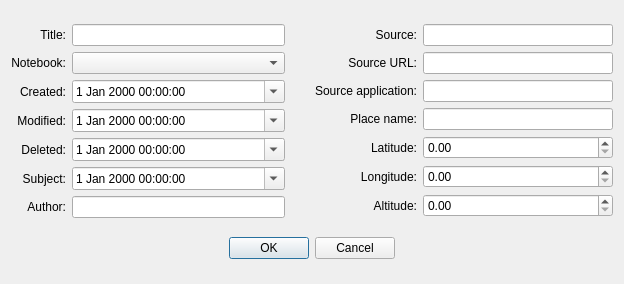
<?xml version="1.0" encoding="UTF-8"?>
<ui version="4.0">
 <class>EditNoteDialog</class>
 <widget class="QDialog" name="EditNoteDialog">
  <property name="geometry">
   <rect>
    <x>0</x>
    <y>0</y>
    <width>624</width>
    <height>284</height>
   </rect>
  </property>
  <property name="windowTitle">
   <string>Dialog</string>
  </property>
  <layout class="QGridLayout" name="gridLayout">
   <item row="0" column="1">
    <layout class="QGridLayout" name="rightGridLayout">
     <property name="leftMargin">
      <number>3</number>
     </property>
     <item row="0" column="0">
      <widget class="QLabel" name="sourceLabel">
       <property name="text">
        <string>Source:</string>
       </property>
       <property name="alignment">
        <set>Qt::AlignRight|Qt::AlignTrailing|Qt::AlignVCenter</set>
       </property>
      </widget>
     </item>
     <item row="0" column="1">
      <widget class="QLineEdit" name="sourceLineEdit">
       <property name="minimumSize">
        <size>
         <width>190</width>
         <height>0</height>
        </size>
       </property>
      </widget>
     </item>
     <item row="1" column="0">
      <widget class="QLabel" name="sourceURLLabel">
       <property name="text">
        <string>Source URL:</string>
       </property>
       <property name="alignment">
        <set>Qt::AlignRight|Qt::AlignTrailing|Qt::AlignVCenter</set>
       </property>
      </widget>
     </item>
     <item row="1" column="1">
      <widget class="QLineEdit" name="sourceURLLineEdit">
       <property name="minimumSize">
        <size>
         <width>190</width>
         <height>0</height>
        </size>
       </property>
      </widget>
     </item>
     <item row="2" column="0">
      <widget class="QLabel" name="sourceApplicationLabel">
       <property name="minimumSize">
        <size>
         <width>120</width>
         <height>0</height>
        </size>
       </property>
       <property name="text">
        <string>Source application:</string>
       </property>
       <property name="alignment">
        <set>Qt::AlignRight|Qt::AlignTrailing|Qt::AlignVCenter</set>
       </property>
      </widget>
     </item>
     <item row="2" column="1">
      <widget class="QLineEdit" name="sourceApplicationLineEdit">
       <property name="minimumSize">
        <size>
         <width>190</width>
         <height>0</height>
        </size>
       </property>
      </widget>
     </item>
     <item row="3" column="0">
      <widget class="QLabel" name="placeNameLabel">
       <property name="text">
        <string>Place name:</string>
       </property>
       <property name="alignment">
        <set>Qt::AlignRight|Qt::AlignTrailing|Qt::AlignVCenter</set>
       </property>
      </widget>
     </item>
     <item row="3" column="1">
      <widget class="QLineEdit" name="placeNameLineEdit">
       <property name="minimumSize">
        <size>
         <width>190</width>
         <height>0</height>
        </size>
       </property>
      </widget>
     </item>
     <item row="4" column="0">
      <widget class="QLabel" name="latitudeLabel">
       <property name="text">
        <string>Latitude:</string>
       </property>
       <property name="alignment">
        <set>Qt::AlignRight|Qt::AlignTrailing|Qt::AlignVCenter</set>
       </property>
      </widget>
     </item>
     <item row="4" column="1">
      <widget class="QDoubleSpinBox" name="latitudeSpinBox">
       <property name="minimumSize">
        <size>
         <width>190</width>
         <height>0</height>
        </size>
       </property>
      </widget>
     </item>
     <item row="5" column="0">
      <widget class="QLabel" name="longitudeLabel">
       <property name="text">
        <string>Longitude:</string>
       </property>
       <property name="alignment">
        <set>Qt::AlignRight|Qt::AlignTrailing|Qt::AlignVCenter</set>
       </property>
      </widget>
     </item>
     <item row="5" column="1">
      <widget class="QDoubleSpinBox" name="longitudeSpinBox">
       <property name="minimumSize">
        <size>
         <width>190</width>
         <height>0</height>
        </size>
       </property>
      </widget>
     </item>
     <item row="6" column="0">
      <widget class="QLabel" name="altitudeLabel">
       <property name="text">
        <string>Altitude:</string>
       </property>
       <property name="alignment">
        <set>Qt::AlignRight|Qt::AlignTrailing|Qt::AlignVCenter</set>
       </property>
      </widget>
     </item>
     <item row="6" column="1">
      <widget class="QDoubleSpinBox" name="altitudeSpinBox">
       <property name="minimumSize">
        <size>
         <width>190</width>
         <height>0</height>
        </size>
       </property>
      </widget>
     </item>
    </layout>
   </item>
   <item row="0" column="0">
    <layout class="QGridLayout" name="leftGridLayout">
     <property name="rightMargin">
      <number>3</number>
     </property>
     <item row="0" column="0">
      <widget class="QLabel" name="titleLabel">
       <property name="text">
        <string>Title:</string>
       </property>
       <property name="alignment">
        <set>Qt::AlignRight|Qt::AlignTrailing|Qt::AlignVCenter</set>
       </property>
      </widget>
     </item>
     <item row="0" column="1">
      <widget class="QLineEdit" name="titleLineEdit">
       <property name="minimumSize">
        <size>
         <width>190</width>
         <height>0</height>
        </size>
       </property>
      </widget>
     </item>
     <item row="1" column="0">
      <widget class="QLabel" name="notebookLabel">
       <property name="text">
        <string>Notebook:</string>
       </property>
       <property name="alignment">
        <set>Qt::AlignRight|Qt::AlignTrailing|Qt::AlignVCenter</set>
       </property>
      </widget>
     </item>
     <item row="1" column="1">
      <widget class="QComboBox" name="notebookComboBox">
       <property name="minimumSize">
        <size>
         <width>190</width>
         <height>0</height>
        </size>
       </property>
      </widget>
     </item>
     <item row="2" column="0">
      <widget class="QLabel" name="creationDateTimeLabel">
       <property name="text">
        <string>Created:</string>
       </property>
       <property name="alignment">
        <set>Qt::AlignRight|Qt::AlignTrailing|Qt::AlignVCenter</set>
       </property>
      </widget>
     </item>
     <item row="2" column="1">
      <widget class="QDateTimeEdit" name="creationDateTimeEdit">
       <property name="minimumSize">
        <size>
         <width>190</width>
         <height>0</height>
        </size>
       </property>
       <property name="calendarPopup">
        <bool>true</bool>
       </property>
      </widget>
     </item>
     <item row="3" column="0">
      <widget class="QLabel" name="modificationDateTimeLabel">
       <property name="text">
        <string>Modified:</string>
       </property>
       <property name="alignment">
        <set>Qt::AlignRight|Qt::AlignTrailing|Qt::AlignVCenter</set>
       </property>
      </widget>
     </item>
     <item row="3" column="1">
      <widget class="QDateTimeEdit" name="modificationDateTimeEdit">
       <property name="minimumSize">
        <size>
         <width>190</width>
         <height>0</height>
        </size>
       </property>
       <property name="calendarPopup">
        <bool>true</bool>
       </property>
      </widget>
     </item>
     <item row="4" column="0">
      <widget class="QLabel" name="deletionDateTimeLabel">
       <property name="text">
        <string>Deleted:</string>
       </property>
       <property name="alignment">
        <set>Qt::AlignRight|Qt::AlignTrailing|Qt::AlignVCenter</set>
       </property>
      </widget>
     </item>
     <item row="4" column="1">
      <widget class="QDateTimeEdit" name="deletionDateTimeEdit">
       <property name="minimumSize">
        <size>
         <width>190</width>
         <height>0</height>
        </size>
       </property>
       <property name="calendarPopup">
        <bool>true</bool>
       </property>
      </widget>
     </item>
     <item row="5" column="0">
      <widget class="QLabel" name="subjectDateTimeLabel">
       <property name="text">
        <string>Subject:</string>
       </property>
       <property name="alignment">
        <set>Qt::AlignRight|Qt::AlignTrailing|Qt::AlignVCenter</set>
       </property>
      </widget>
     </item>
     <item row="5" column="1">
      <widget class="QDateTimeEdit" name="subjectDateTimeEdit">
       <property name="minimumSize">
        <size>
         <width>190</width>
         <height>0</height>
        </size>
       </property>
       <property name="calendarPopup">
        <bool>true</bool>
       </property>
      </widget>
     </item>
     <item row="6" column="0">
      <widget class="QLabel" name="authorLabel">
       <property name="text">
        <string>Author:</string>
       </property>
       <property name="alignment">
        <set>Qt::AlignRight|Qt::AlignTrailing|Qt::AlignVCenter</set>
       </property>
      </widget>
     </item>
     <item row="6" column="1">
      <widget class="QLineEdit" name="authorLineEdit">
       <property name="minimumSize">
        <size>
         <width>190</width>
         <height>0</height>
        </size>
       </property>
      </widget>
     </item>
    </layout>
   </item>
   <item row="1" column="0" colspan="2">
    <widget class="QDialogButtonBox" name="buttonBox">
     <property name="orientation">
      <enum>Qt::Horizontal</enum>
     </property>
     <property name="standardButtons">
      <set>QDialogButtonBox::Cancel|QDialogButtonBox::Ok</set>
     </property>
     <property name="centerButtons">
      <bool>true</bool>
     </property>
    </widget>
   </item>
  </layout>
 </widget>
 <resources/>
 <connections>
  <connection>
   <sender>buttonBox</sender>
   <signal>accepted()</signal>
   <receiver>EditNoteDialog</receiver>
   <slot>accept()</slot>
   <hints>
    <hint type="sourcelabel">
     <x>248</x>
     <y>254</y>
    </hint>
    <hint type="destinationlabel">
     <x>157</x>
     <y>274</y>
    </hint>
   </hints>
  </connection>
  <connection>
   <sender>buttonBox</sender>
   <signal>rejected()</signal>
   <receiver>EditNoteDialog</receiver>
   <slot>reject()</slot>
   <hints>
    <hint type="sourcelabel">
     <x>316</x>
     <y>260</y>
    </hint>
    <hint type="destinationlabel">
     <x>286</x>
     <y>274</y>
    </hint>
   </hints>
  </connection>
 </connections>
</ui>
